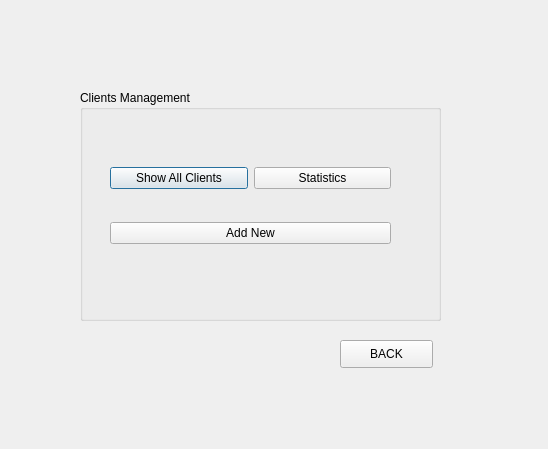
<?xml version="1.0" encoding="UTF-8"?>
<ui version="4.0">
 <class>ClientState</class>
 <widget class="QDialog" name="ClientState">
  <property name="geometry">
   <rect>
    <x>0</x>
    <y>0</y>
    <width>548</width>
    <height>449</height>
   </rect>
  </property>
  <property name="windowTitle">
   <string>Clients Management</string>
  </property>
  <widget class="QGroupBox" name="groupBox_ClientsManagement">
   <property name="geometry">
    <rect>
     <x>80</x>
     <y>90</y>
     <width>361</width>
     <height>231</height>
    </rect>
   </property>
   <property name="title">
    <string>Clients Management</string>
   </property>
   <widget class="QWidget" name="">
    <property name="geometry">
     <rect>
      <x>30</x>
      <y>50</y>
      <width>281</width>
      <height>131</height>
     </rect>
    </property>
    <layout class="QVBoxLayout" name="verticalLayout">
     <item>
      <layout class="QHBoxLayout" name="horizontalLayout">
       <item>
        <widget class="QPushButton" name="pushButtonShowAllClients">
         <property name="text">
          <string>Show All Clients</string>
         </property>
        </widget>
       </item>
       <item>
        <widget class="QPushButton" name="pushButton_StatClients">
         <property name="text">
          <string>Statistics</string>
         </property>
        </widget>
       </item>
      </layout>
     </item>
     <item>
      <widget class="QPushButton" name="pushButton_AddNewClient">
       <property name="text">
        <string>Add New</string>
       </property>
      </widget>
     </item>
    </layout>
   </widget>
  </widget>
  <widget class="QPushButton" name="pushButton_BACK">
   <property name="geometry">
    <rect>
     <x>340</x>
     <y>340</y>
     <width>93</width>
     <height>28</height>
    </rect>
   </property>
   <property name="text">
    <string>BACK</string>
   </property>
  </widget>
 </widget>
 <resources/>
 <connections/>
</ui>
